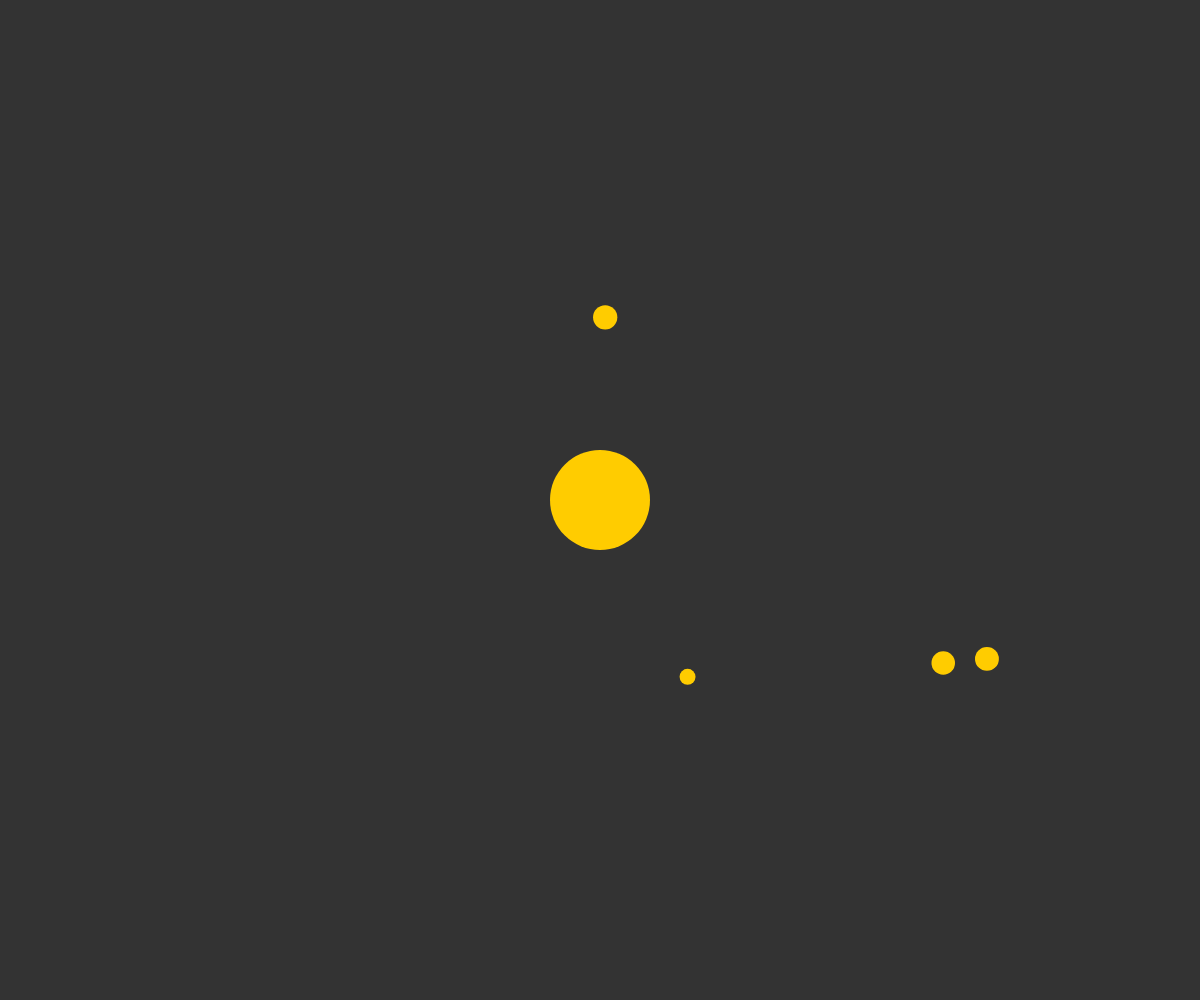
Frame 1 (no input)
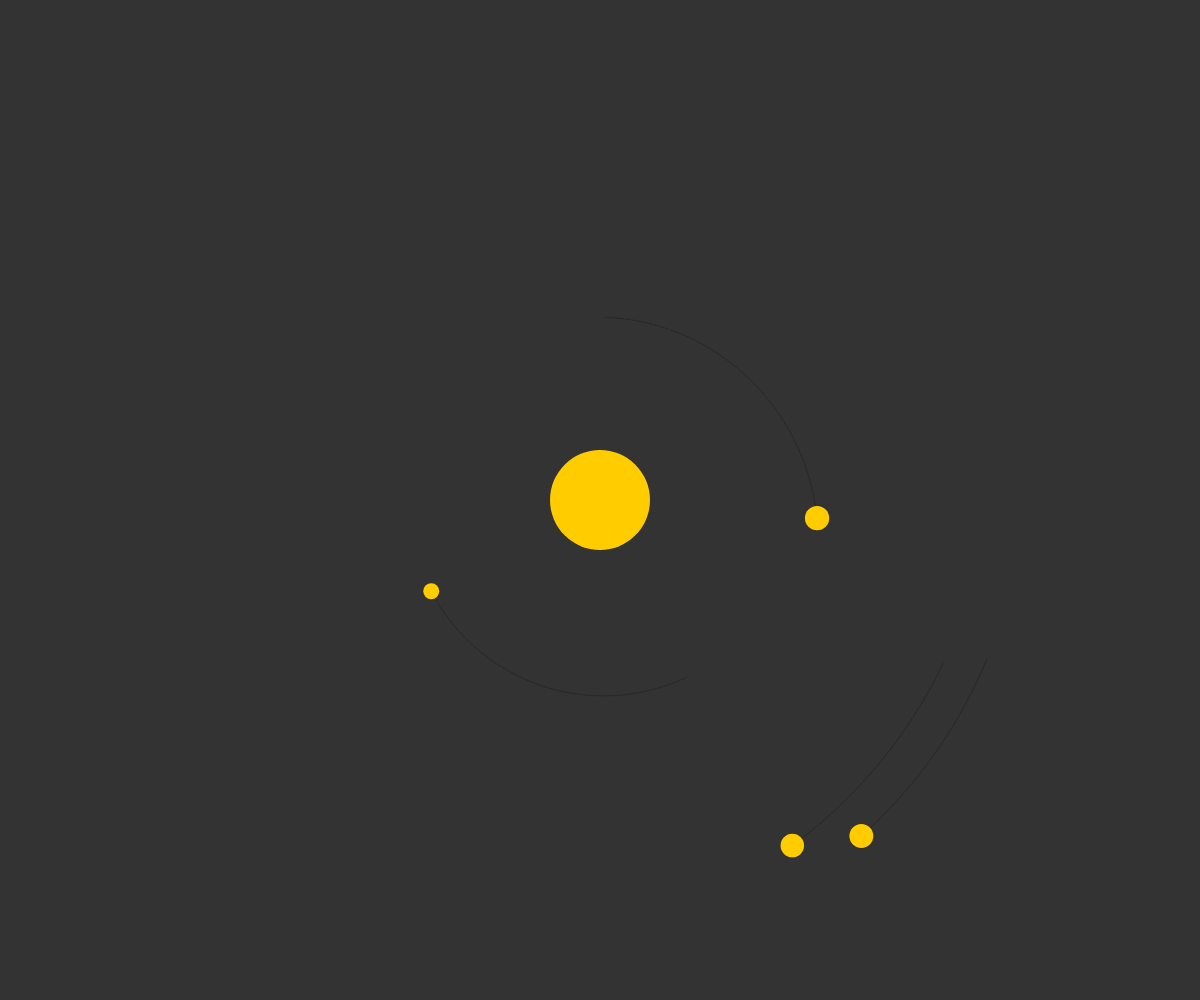
Frame 60 (no input)
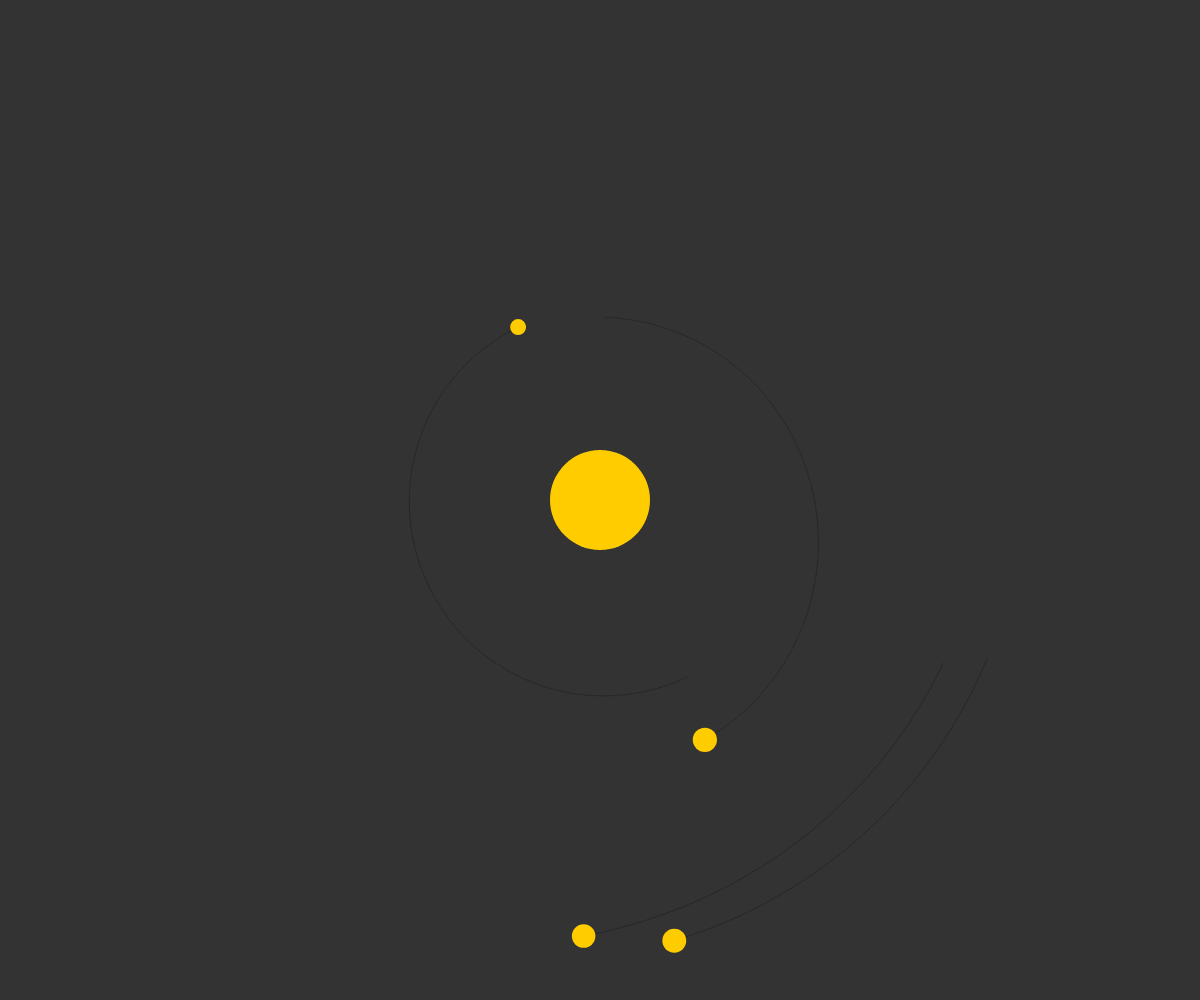
Frame 120 (the mouse pressed at the canvas centre since frame 60)

The p5.js sketch that drew these frames (run headless with seeded random() and noise() and a simulated clock; from frame 60 on, the mouse is pressed at the canvas centre):

// p5.js sketch
// ── sketch.js
let planets = []
let sun
let numPlanets = 4
let G = 100
let destabilise = 0.15

function setup() {
  createCanvas(windowWidth,windowHeight)
  sun = new Body(50,createVector(0,0),createVector(0,0))

    // Initialise the planets
  for (let i = 0; i < numPlanets; i++) {
    let mass = random(5, 15)
    let radius = random(sun.d, min(windowWidth/2,windowHeight/2))
    let angle = random(0, TWO_PI)
    let planetPos = createVector(radius * cos(angle), radius * sin(angle))

    // Find direction of orbit and set velocity
    let planetVel = planetPos.copy()
    if (random(1) < 0.1) planetVel.rotate(-HALF_PI)
    else planetVel.rotate(HALF_PI)  // Direction of orbit
    planetVel.normalize()
    planetVel.mult( sqrt((G * sun.mass)/(radius)) ) // Circular orbit velocity
    planetVel.mult( random( 1-destabilise, 1+destabilise) ) // create elliptical orbit

    planets.push( new Body(mass, planetPos, planetVel) )
  }
}

function draw() {
  background(51)
  translate(width/2, height/2)
  for (let i = numPlanets-1; i >= 0; i--) {
    sun.attract(planets[i])
    planets[i].move()
    planets[i].show()
  }
  sun.show()
}


function Body(_mass, _pos, _vel){
  this.mass = _mass
  this.pos = _pos
  this.vel = _vel
  this.d = this.mass*2
  this.thetaInit = 0
  this.path = []
  this.pathLen = Infinity

  this.show = function() {
    stroke(0,50)
    for (let i = 0; i < this.path.length-2; i++) {
      line(this.path[i].x, this.path[i].y, this.path[i+1].x, this.path[i+1].y,)
    }
    fill(255, 204, 0); noStroke()
    ellipse(this.pos.x, this.pos.y, this.d, this.d)
  }


  this.move = function() {
    this.pos.x += this.vel.x
    this.pos.y += this.vel.y
    this.path.push(createVector(this.pos.x,this.pos.y))
    if (this.path.length > 200) this.path.splice(0,1)
  }

  this.applyForce = function(f) {
    this.vel.x += f.x / this.mass
    this.vel.y += f.y / this.mass
  }

  this.attract = function(child) {
    let r = dist(this.pos.x, this.pos.y, child.pos.x, child.pos.y)
    let f = (this.pos.copy()).sub(child.pos)
    f.setMag( (G * this.mass * child.mass)/(r * r) )
    child.applyForce(f)
  }

}
